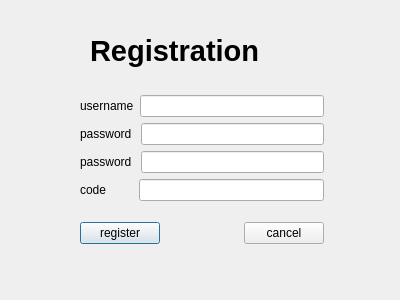
<?xml version="1.0" encoding="UTF-8"?>
<ui version="4.0">
 <class>registreerWindow</class>
 <widget class="QDialog" name="registreerWindow">
  <property name="geometry">
   <rect>
    <x>0</x>
    <y>0</y>
    <width>400</width>
    <height>300</height>
   </rect>
  </property>
  <property name="windowTitle">
   <string>Registratie</string>
  </property>
  <property name="windowIcon">
   <iconset theme="R">
    <normaloff>.</normaloff>.</iconset>
  </property>
  <widget class="QLabel" name="label_5">
   <property name="geometry">
    <rect>
     <x>90</x>
     <y>30</y>
     <width>231</width>
     <height>41</height>
    </rect>
   </property>
   <property name="font">
    <font>
     <pointsize>22</pointsize>
     <weight>75</weight>
     <bold>true</bold>
    </font>
   </property>
   <property name="text">
    <string>Registration</string>
   </property>
  </widget>
  <widget class="QWidget" name="layoutWidget">
   <property name="geometry">
    <rect>
     <x>80</x>
     <y>80</y>
     <width>244</width>
     <height>181</height>
    </rect>
   </property>
   <layout class="QVBoxLayout" name="verticalLayout_2">
    <item>
     <layout class="QVBoxLayout" name="verticalLayout">
      <item>
       <layout class="QHBoxLayout" name="horizontalLayout">
        <item>
         <widget class="QLabel" name="username">
          <property name="text">
           <string>username</string>
          </property>
         </widget>
        </item>
        <item>
         <widget class="QLineEdit" name="lineEditUser">
          <property name="echoMode">
           <enum>QLineEdit::Normal</enum>
          </property>
         </widget>
        </item>
       </layout>
      </item>
      <item>
       <layout class="QHBoxLayout" name="horizontalLayout_2">
        <item>
         <widget class="QLabel" name="password">
          <property name="text">
           <string>password </string>
          </property>
         </widget>
        </item>
        <item>
         <widget class="QLineEdit" name="lineEditPass">
          <property name="echoMode">
           <enum>QLineEdit::Password</enum>
          </property>
         </widget>
        </item>
       </layout>
      </item>
      <item>
       <layout class="QHBoxLayout" name="horizontalLayout_3">
        <item>
         <widget class="QLabel" name="password2">
          <property name="text">
           <string>password </string>
          </property>
         </widget>
        </item>
        <item>
         <widget class="QLineEdit" name="lineEditPass2">
          <property name="echoMode">
           <enum>QLineEdit::Password</enum>
          </property>
         </widget>
        </item>
       </layout>
      </item>
      <item>
       <layout class="QHBoxLayout" name="horizontalLayout_4">
        <item>
         <widget class="QLabel" name="code">
          <property name="text">
           <string>code        </string>
          </property>
         </widget>
        </item>
        <item>
         <widget class="QLineEdit" name="lineEditCode">
          <property name="echoMode">
           <enum>QLineEdit::Password</enum>
          </property>
         </widget>
        </item>
       </layout>
      </item>
     </layout>
    </item>
    <item>
     <layout class="QHBoxLayout" name="horizontalLayout_5">
      <item>
       <widget class="QPushButton" name="pushButtonRegistreer">
        <property name="text">
         <string>register</string>
        </property>
       </widget>
      </item>
      <item>
       <spacer name="horizontalSpacer">
        <property name="orientation">
         <enum>Qt::Horizontal</enum>
        </property>
        <property name="sizeHint" stdset="0">
         <size>
          <width>40</width>
          <height>20</height>
         </size>
        </property>
       </spacer>
      </item>
      <item>
       <widget class="QPushButton" name="pushButtonCancel">
        <property name="text">
         <string>cancel</string>
        </property>
       </widget>
      </item>
     </layout>
    </item>
   </layout>
  </widget>
 </widget>
 <resources/>
 <connections>
  <connection>
   <sender>pushButtonCancel</sender>
   <signal>clicked()</signal>
   <receiver>registreerWindow</receiver>
   <slot>close()</slot>
   <hints>
    <hint type="sourcelabel">
     <x>256</x>
     <y>233</y>
    </hint>
    <hint type="destinationlabel">
     <x>254</x>
     <y>248</y>
    </hint>
   </hints>
  </connection>
 </connections>
</ui>
